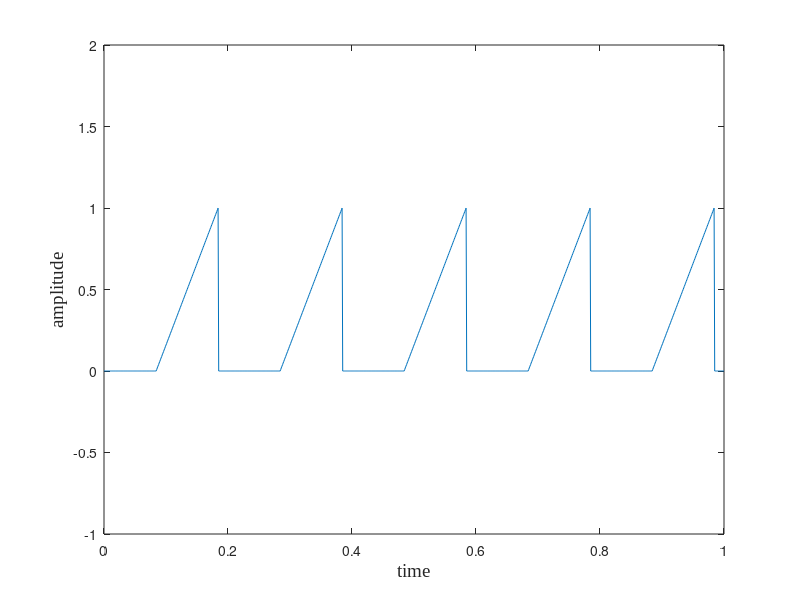

Recreate this plot in MATLAB.
A=1;
Wo=10*pi;
W=0.5;
t=0:0.001:1;
tri=A*sawtooth(Wo*t+W)
plot(t,tri)
abs_tri=abs(tri);
plot(t,abs_tri)
half_tri=(tri+abs_tri)/2;
plot(t,half_tri)
axis([0 1 -1 2])
ylabel({'amplitude'},'Fontsize',14,'Fontname','Times new roman')
xlabel({'time'},'Fontsize',14,'Fontname','Times new roman')

